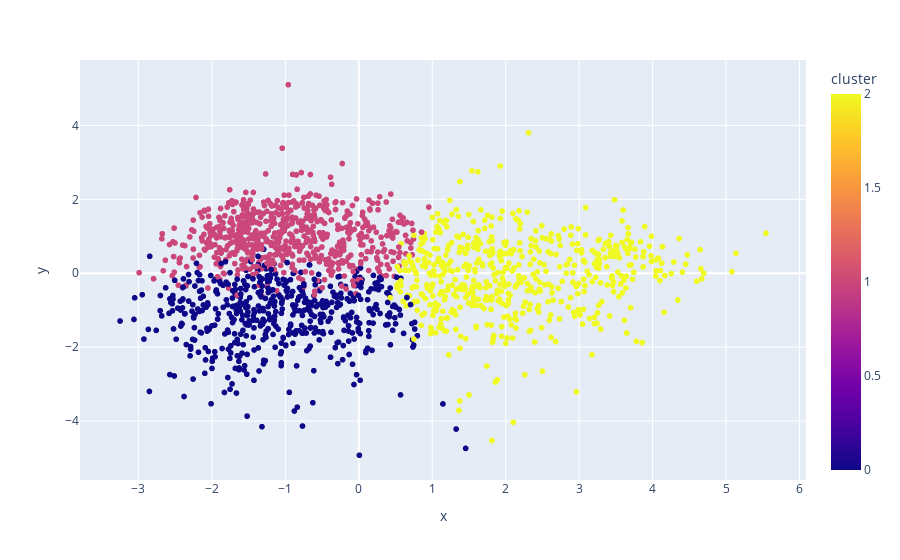

Source (notebook cell):
### Code cell
fig = px.scatter(projection, x='x', y='y', color='cluster', hover_data=['x', 'y', 'title', 'artist'])
fig.show()

### Figure 1 — Plotly figure (JSON) as saved in the notebook; plotly's stock layout.template omitted (floating-point values rounded to 4 significant figures; data arrays with more than 128 entries replaced by an {"elided": "..."} marker saying what was removed)
{"data": [{"customdata": {"elided": "1749x2 str values"}, "hovertemplate": "x=%{x}<br>y=%{y}<br>title=%{customdata[0]}<br>artist=%{customdata[1]}<br>cluster=%{marker.color}<extra></extra>", "legendgroup": "", "marker": {"color": {"elided": "1749 int values"}, "coloraxis": "coloraxis", "symbol": "circle"}, "mode": "markers", "name": "", "showlegend": false, "type": "scattergl", "x": {"elided": "1749 float values"}, "xaxis": "x", "y": {"elided": "1749 float values"}, "yaxis": "y"}], "layout": {"coloraxis": {"colorbar": {"title": {"text": "cluster"}}, "colorscale": [[0, "#0d0887"], [0.1111, "#46039f"], [0.2222, "#7201a8"], [0.3333, "#9c179e"], [0.4444, "#bd3786"], [0.5556, "#d8576b"], [0.6667, "#ed7953"], [0.7778, "#fb9f3a"], [0.8889, "#fdca26"], [1, "#f0f921"]]}, "legend": {"tracegroupgap": 0}, "margin": {"t": 60}, "xaxis": {"anchor": "y", "domain": [0, 1], "title": {"text": "x"}}, "yaxis": {"anchor": "x", "domain": [0, 1], "title": {"text": "y"}}}}
